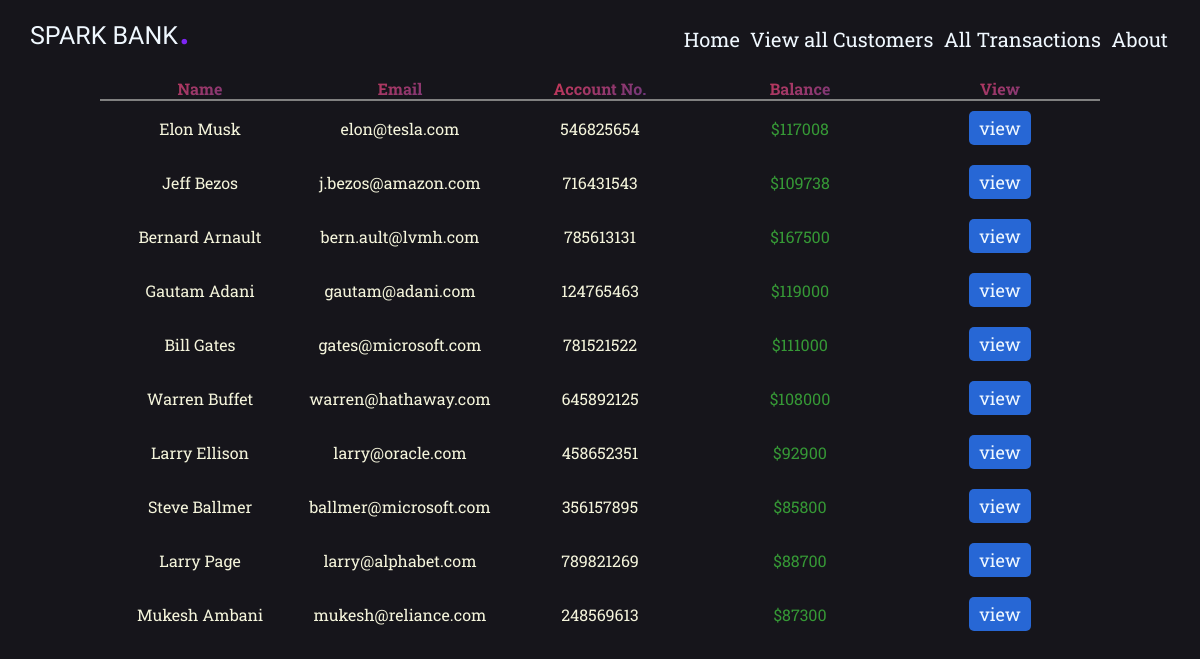
The page /customers on the database as committed earlier.
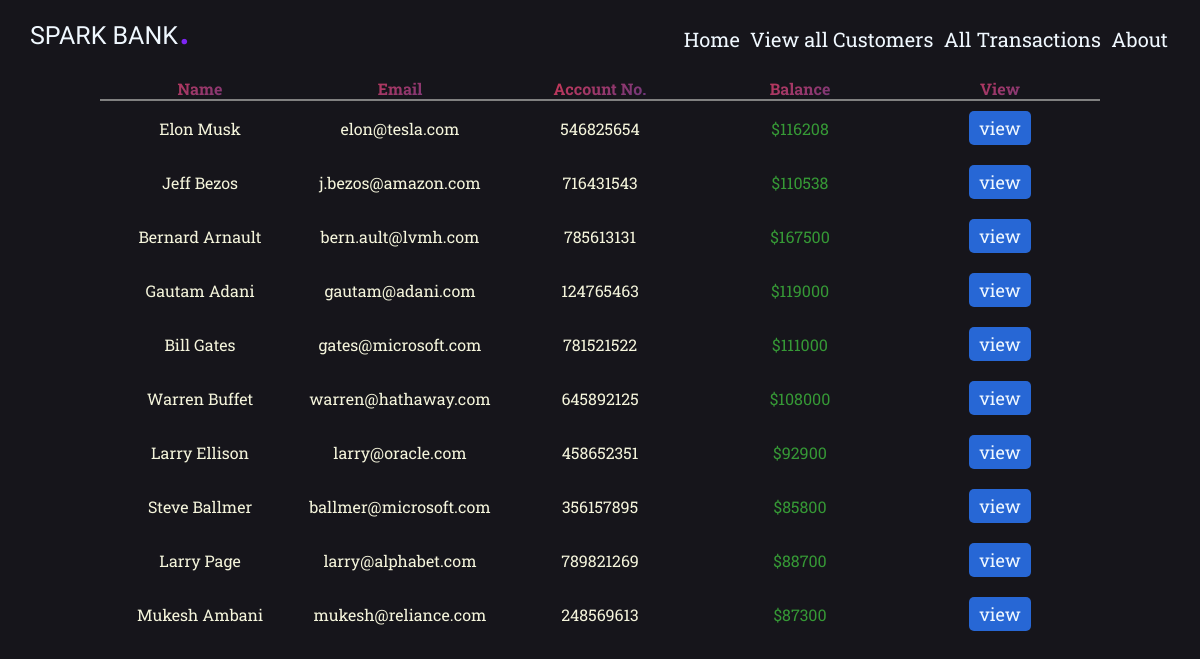
The same page on the database as committed later.
### tables this page shows
CREATE TABLE "users" (
	"Name"	TEXT NOT NULL,
	"Email"	TEXT NOT NULL,
	"Account_no"	INTEGER NOT NULL UNIQUE,
	"Balance"	INTEGER NOT NULL
, "img"	TEXT);

### app.py (the view)
@app.route('/customers')
def view():
	with sql.connect("user_data.db") as con:
		cur = con.cursor()
		cur.execute("SELECT * FROM users;")
		rows = cur.fetchall()
	return render_template('customers.html',data=rows)

### templates/customers.html (shortened to what this page needs)
{% extends 'spark.html' %}
{% block content %}
	<div style="display: flex; justify-content: center;">
		<table>
			<tr>
				<th>Name</th>
				<th>Email</th>
				<th>Account No.</th>
				<th>Balance</th>
				<th>View</th>
			</tr>
			{% for i in data %}
			<tr>
				<td>{{ i[0] }}</td>
				<td>{{ i[1] }}</td>
				<td>{{ i[2] }}</td>
				<td style="color:rgb(54, 153, 54);">${{ i[3] }}</td>
				<td style="display: flex; justify-content: center;">
					<div id="view">
					<a href="/view?customer={{ i[0] }}">view</a>
				</div>
				</td>
			</tr>
			{% endfor %}
		</table>
	</div>
{% endblock %}

Rows that differ between the two databases and show on the page:
changed users "Elon Musk": Balance "117008" → "116208"
changed users "Jeff Bezos": Balance "109738" → "110538"
